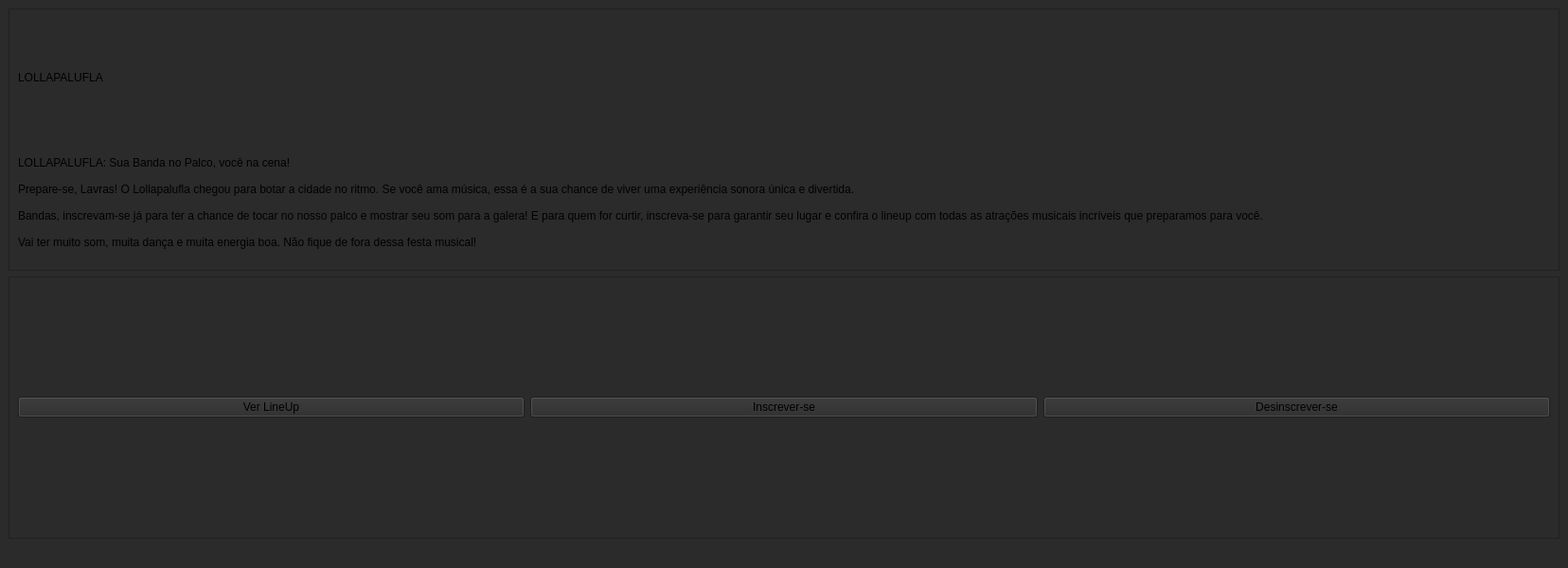
<?xml version="1.0" encoding="UTF-8"?>
<ui version="4.0">
 <class>MainWindow</class>
 <widget class="QMainWindow" name="MainWindow">
  <property name="geometry">
   <rect>
    <x>0</x>
    <y>0</y>
    <width>1656</width>
    <height>600</height>
   </rect>
  </property>
  <property name="windowTitle">
   <string>MainWindow</string>
  </property>
  <property name="styleSheet">
   <string notr="true">background-color: #2b2b2b;
</string>
  </property>
  <widget class="QWidget" name="centralwidget">
   <layout class="QVBoxLayout" name="verticalLayout_2">
    <item>
     <layout class="QVBoxLayout" name="verticalLayout_5">
      <item>
       <widget class="QFrame" name="frame">
        <property name="styleSheet">
         <string notr="true">background-image:;
background-size: contain;
qproperty-verticalStretch: 1;</string>
        </property>
        <property name="frameShape">
         <enum>QFrame::Shape::StyledPanel</enum>
        </property>
        <property name="frameShadow">
         <enum>QFrame::Shadow::Raised</enum>
        </property>
        <layout class="QVBoxLayout" name="verticalLayout_4" stretch="0,0">
         <item>
          <widget class="QLabel" name="label">
           <property name="layoutDirection">
            <enum>Qt::LayoutDirection::LeftToRight</enum>
           </property>
           <property name="styleSheet">
            <string notr="true">font: 600 60pt &quot;URW Gothic&quot;;</string>
           </property>
           <property name="text">
            <string>LOLLAPALUFLA</string>
           </property>
           <property name="textFormat">
            <enum>Qt::TextFormat::AutoText</enum>
           </property>
          </widget>
         </item>
         <item>
          <widget class="QLabel" name="label_2">
           <property name="text">
            <string>LOLLAPALUFLA: Sua Banda no Palco, você na cena!

Prepare-se, Lavras! O Lollapalufla chegou para botar a cidade no ritmo. Se você ama música, essa é a sua chance de viver uma experiência sonora única e divertida.

Bandas, inscrevam-se já para ter a chance de tocar no nosso palco e mostrar seu som para a galera! E para quem for curtir, inscreva-se para garantir seu lugar e confira o lineup com todas as atrações musicais incríveis que preparamos para você.

Vai ter muito som, muita dança e muita energia boa. Não fique de fora dessa festa musical!</string>
           </property>
           <property name="wordWrap">
            <bool>true</bool>
           </property>
          </widget>
         </item>
        </layout>
       </widget>
      </item>
      <item>
       <widget class="QFrame" name="frame_2">
        <property name="frameShape">
         <enum>QFrame::Shape::StyledPanel</enum>
        </property>
        <property name="frameShadow">
         <enum>QFrame::Shadow::Raised</enum>
        </property>
        <layout class="QVBoxLayout" name="verticalLayout">
         <item>
          <layout class="QHBoxLayout" name="horizontalLayout" stretch="0,0,0">
           <item>
            <widget class="QPushButton" name="btn_lineUp">
             <property name="text">
              <string>Ver LineUp</string>
             </property>
            </widget>
           </item>
           <item>
            <widget class="QPushButton" name="btn_inscrever">
             <property name="text">
              <string>Inscrever-se</string>
             </property>
            </widget>
           </item>
           <item>
            <widget class="QPushButton" name="btn_desinscrever">
             <property name="text">
              <string>Desinscrever-se</string>
             </property>
            </widget>
           </item>
          </layout>
         </item>
        </layout>
       </widget>
      </item>
     </layout>
    </item>
   </layout>
  </widget>
  <widget class="QMenuBar" name="menubar">
   <property name="geometry">
    <rect>
     <x>0</x>
     <y>0</y>
     <width>1656</width>
     <height>23</height>
    </rect>
   </property>
  </widget>
  <widget class="QStatusBar" name="statusbar"/>
 </widget>
 <resources/>
 <connections/>
</ui>
